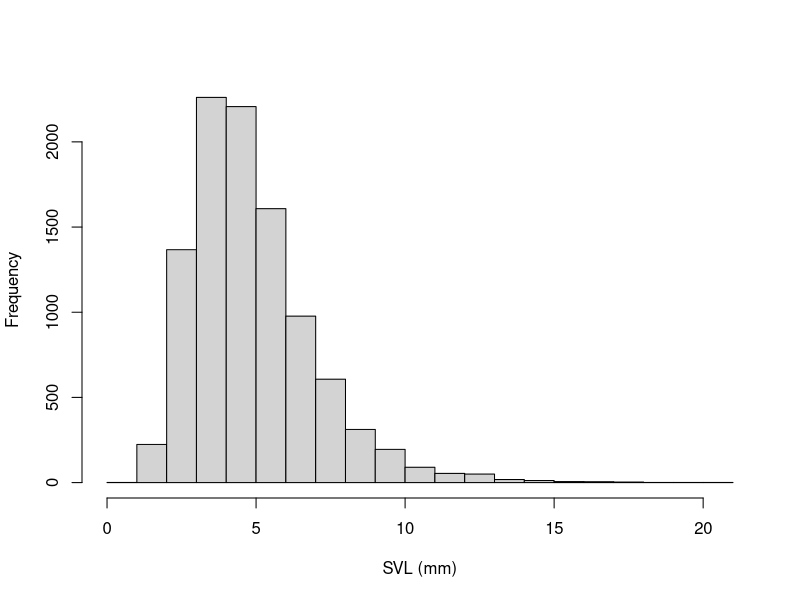
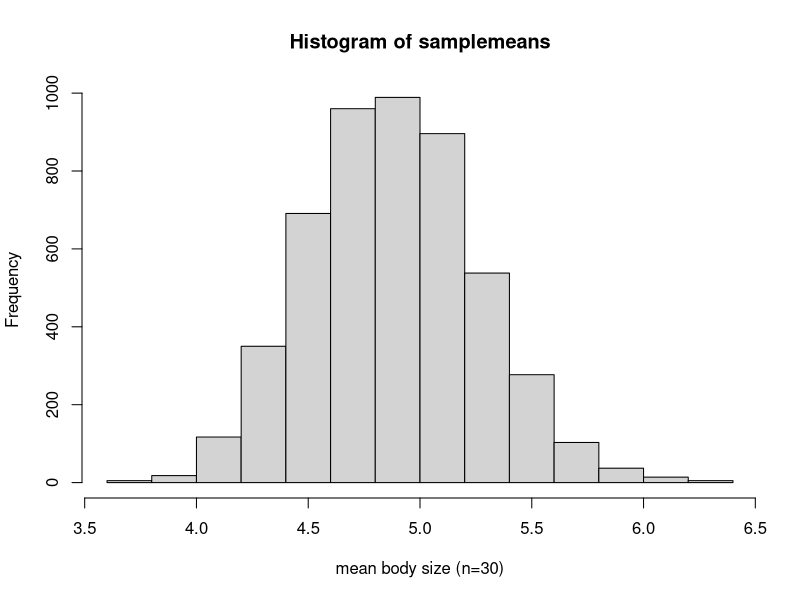
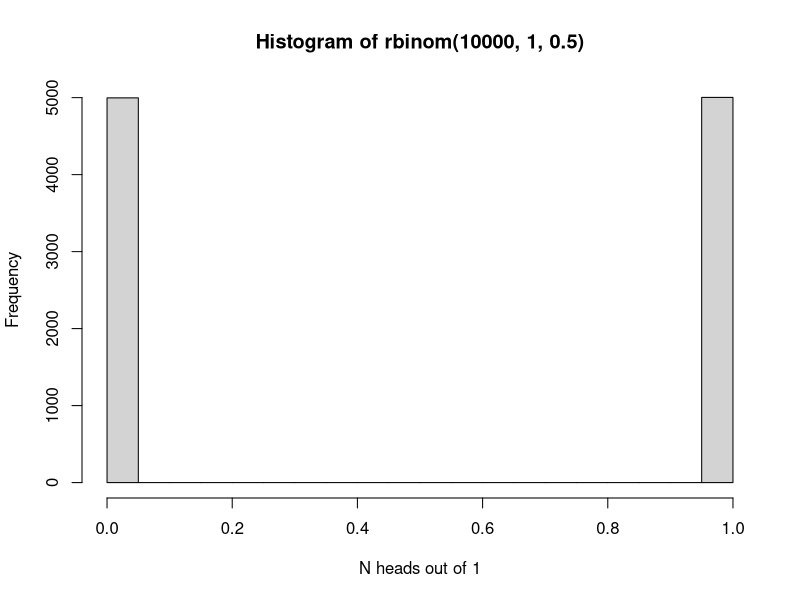
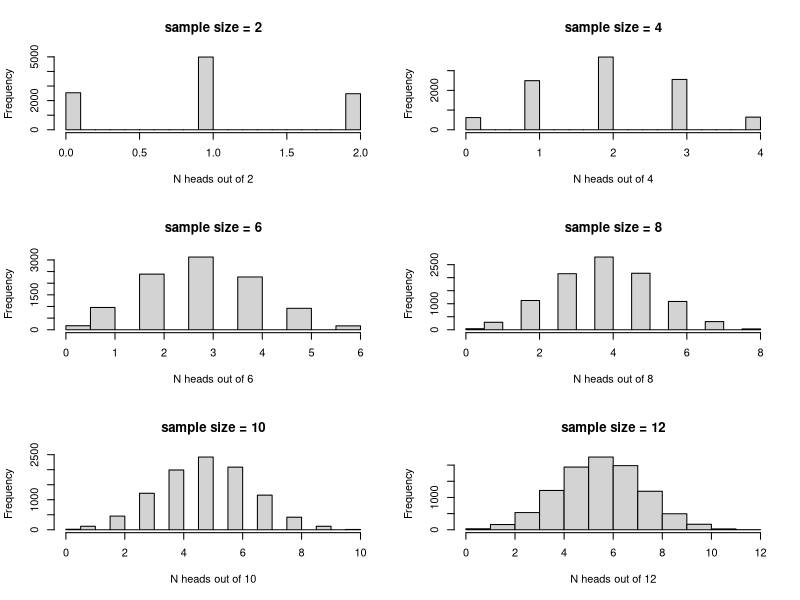
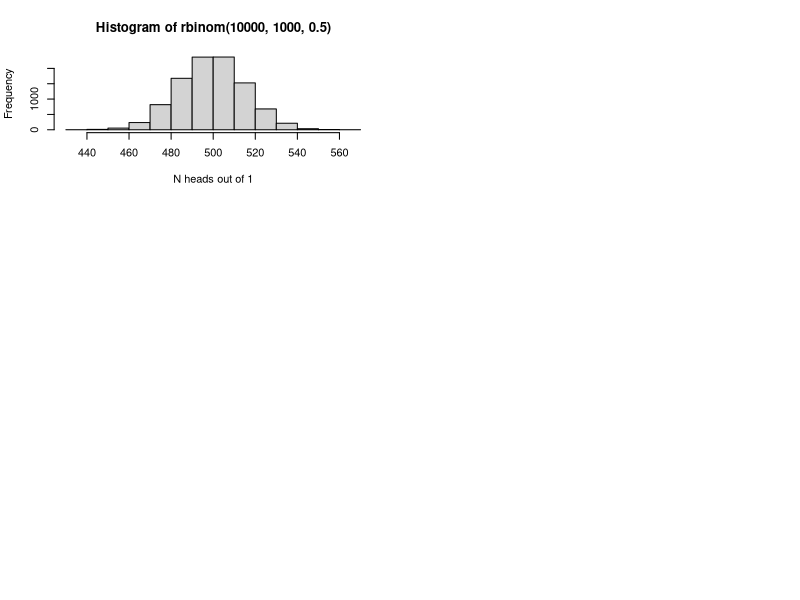
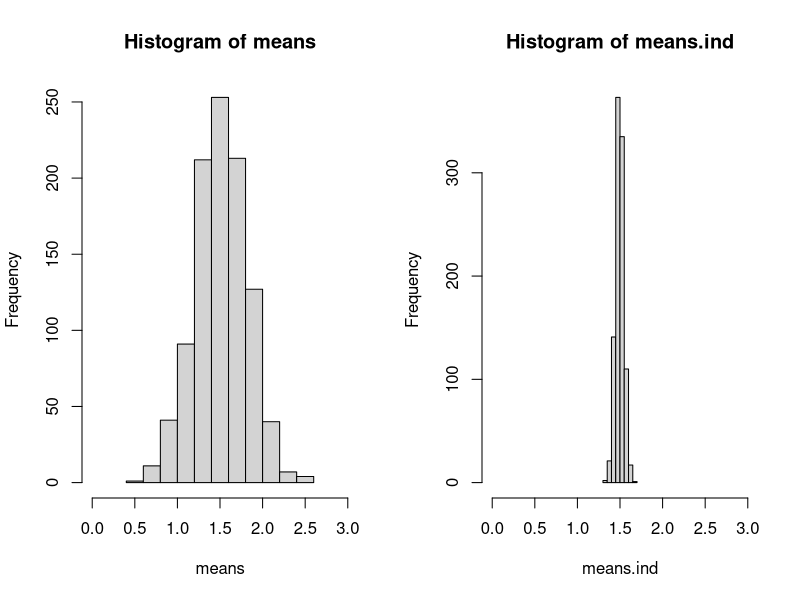
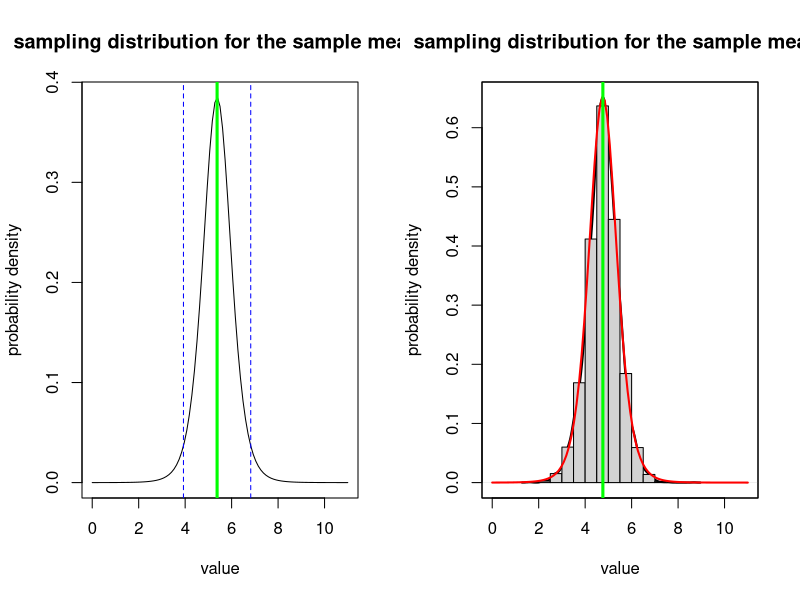
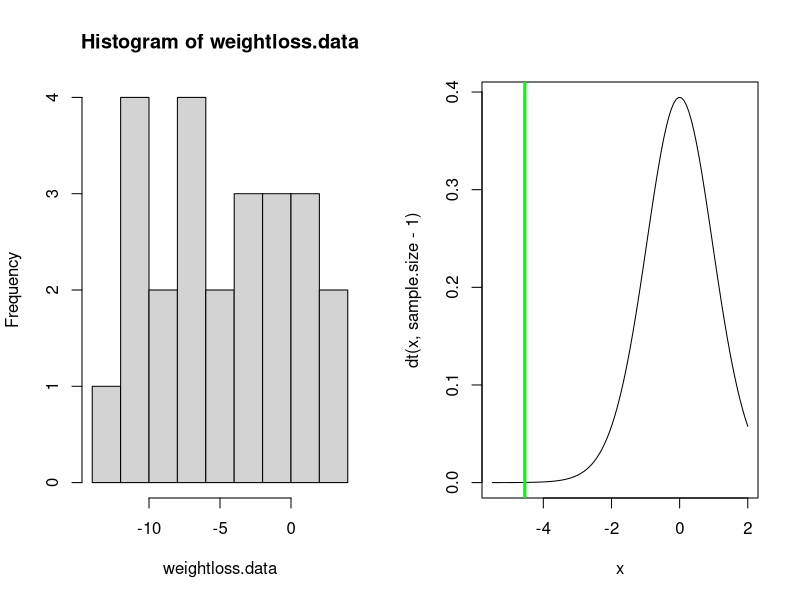

These charts were generated, in order, by the following R code:

############################################################
####                                                    ####  
####  NRES 710, Lecture 1                               ####
####                                                    ####
####  Kevin Shoemaker and Ben Sullivan                  #### 
####  University of Nevada, Reno                        ####
####                                                    #### 
############################################################


############################################################
####  Basic Concepts of Probability and statistics      ####
############################################################



#### ALL FROGS IN CA

allfrogs.bodysize <- rlnorm(10000,1.5,0.4)        # statistical 'population'
hist(allfrogs.bodysize,main="",xlab="SVL (mm)")   # plot out histogram

truemean_SVL <- mean(allfrogs.bodysize)           # the 'parameter'
truemean_SVL 


mysample <- sample(allfrogs.bodysize,10)    # take sample of size 10 (10 frogs measured)
mean(mysample)   # compute the sample mean



mysample <- sample(allfrogs.bodysize,20)    # take sample of size 20 (20 frogs measured)
mean(mysample)   # compute the sample mean



lotsofsamples <- list()

for(s in 1:5000){
  lotsofsamples[[paste0("sample",s)]] <- sample(allfrogs.bodysize,30)    # take sample of size 30 (20 frogs measured)
}

lotsofsamples$sample1
lotsofsamples$sample99
lotsofsamples$sample732


samplemeans <- sapply(lotsofsamples,mean)

hist(samplemeans,xlab="mean body size (n=30)")


hist(rbinom(10000,1,.5),xlab="N heads out of 1")

par(mfrow=c(3,2))
for(i in seq(2,12,2)){
   hist(rbinom(10000,i,.5),main=paste0("sample size = ",i),xlab=sprintf("N heads out of %s",i)) 
}


hist(rbinom(10000,1000,.5),xlab="N heads out of 1")


# pseudoreplication demonstration

meansize.allfrogs <- 1.5    # population mean 
sdsize.allfrogs <- 0.5     # population sd
sdsize.amongpond <- 0.44   # standard deviation among ponds 

nponds <- 5000   # total number of ponds in the population
nfrogs.perpond <- 1000    # 1000 frogs in each pond



pondmeans <- rnorm(nponds,meansize.allfrogs,sdsize.amongpond)
 # hist(pondmeans)
allfrogs <- sapply(pondmeans, function(t) rnorm(nfrogs.perpond,t,sqrt(sdsize.allfrogs^2-sdsize.amongpond^2)) )
rownames(allfrogs) <- paste0("frog",1:(nfrogs.perpond))
colnames(allfrogs) <- paste0("pond",1:nponds)

  # confirm that population mean and standard deviation are as specified
sd(allfrogs)
mean(allfrogs)


nponds.sampled <- 2
nsamp.perpond <- 50 

ponds.sampled <- sample(1:nponds,nponds.sampled)
frogs.sampled <- replicate(nponds.sampled,sample(1:nfrogs.perpond,nsamp.perpond))

thissamp <- sapply(1:nponds.sampled,function(t) allfrogs[frogs.sampled[,t],ponds.sampled[t]])
rownames(thissamp) <- paste0("frog",1:(nsamp.perpond))
colnames(thissamp) <- paste0("pond",1:nponds.sampled)

head(thissamp)


test <- t.test(as.vector(thissamp),mu=1.5,alternative="greater")
test


means <- numeric(1000)
means.ind <- numeric(1000)

ttest <- numeric(1000)
ttest.ind <- numeric(1000)

for(scenario in 1:1000){
  ponds.sampled <- sample(1:nponds,nponds.sampled)
  frogs.sampled <- replicate(nponds.sampled,sample(1:nfrogs.perpond,nsamp.perpond))
  
  thissamp <- sapply(1:nponds.sampled,function(t) allfrogs[frogs.sampled[,t],ponds.sampled[t]])
  thissamp.ind <- matrix(sample(allfrogs,nsamp.perpond*nponds.sampled),ncol=nponds.sampled)
  
  means[scenario] <- mean(thissamp)
  means.ind[scenario] <- mean(thissamp.ind)
  
  test <- t.test(as.vector(thissamp),mu=1.5,alternative="greater")
  test.ind <- t.test(as.vector(thissamp.ind),mu=1.5,alternative="greater")
  
  ttest[scenario] <- test$p.value
  ttest.ind[scenario] <- test.ind$p.value
  
}




layout(matrix(1:2,nrow=1))
hist(means,xlim=c(0,3))
hist(means.ind,xlim=c(0,3))

length(which(ttest<0.05))/1000

length(which(ttest.ind<0.05))/1000


#######
# Sampling distribution: the sample mean

mysample <- c(4.1,3.5,3.7,6.6,8.0,5.4,7.3,4.4)
mysample
n <- length(mysample)    # sample size
sample.mean <- mean(mysample)  # sample mean
sample.stdev <- sd(mysample)   # sample standard deviation (r uses denominator of n-1 by default!)
std.error <- sample.stdev/sqrt(n) 

std.error 


sampdist <- function(x){dt((x-sample.mean)/std.error,n-1)}
curve(sampdist,0,11,ylab="probability density",xlab="value",main="sampling distribution for the sample mean!")
abline(v=sample.mean,col="green",lwd=3)
confint <- c(sample.mean+std.error*qt(0.025,n-1),sample.mean+std.error*qt(0.975,n-1))
abline(v=confint,col="blue",lty=2)


#######
# Sampling distribution: the sample mean #2 (brute force simulation version)

mysample <- c(4.1,1.5,3.7,6.6,8.0,4.5,5.3,4.4)
mysample
n <- length(mysample)    # sample size
sample.mean <- mean(mysample)  # sample mean
sample.stdev <- sd(mysample)   # sample standard deviation (r uses denominator of n-1 by default!)

simulated.samples <- list()
for(s in 1:10000){
  sd1 <- sqrt(sum((sample(mysample,length(mysample)-1,replace = T)-sample.mean)^2)/(length(mysample)-2))  # account for unknown standard deviation
  simulated.samples[[paste0("sample ",s)]] <- rnorm(n,sample.mean,sd1)
}
sampling.distribution <- sapply(simulated.samples,mean)

plot(density(sampling.distribution),xlim=c(0,11),ylab="probability density",xlab="value",main="sampling distribution for the sample mean!",lwd=2)    # plot the brute-force sampling distribution
hist(sampling.distribution,add=T,freq=F)
par(new=T)
curve(sampdist,0,11,xlim=c(0,11),xaxt="n",yaxt="n",xlab="",ylab="",col="red",lwd=2)  # official sampling distribution
abline(v=sample.mean,col="green",lwd=3)




## Paired t-test example:

weightloss.data <- c(-10.4,-11.6,3.9,1.5,-0.3,-3.5 -10.0,-6.7,-6.1,-2.4,-6.0,2.3,0.1,-4.1,-3.2, -11.3,-3.2,-9.3,-7.5,-5.7,-0.1,0.0,-9.8,1.0,-11.9)
hist(weightloss.data,breaks=7)
mean.weightloss <- mean(weightloss.data)
null.weightloss <- 0
stdev.weightloss <- sd(weightloss.data)
sample.size <- length(weightloss.data)
std.error <- stdev.weightloss/sqrt(sample.size)

t.statistic <- (mean.weightloss-null.weightloss)/std.error
t.statistic

curve(dt(x,sample.size-1),-5.5,2)
abline(v=t.statistic,col="green",lwd=3)

t.crit <- qt(0.05,sample.size-1)    # 'critical value' of the t statistic- you can reject the null if your value is more extreme than this!

p=pt(t.statistic,sample.size-1)    # p value
p    # this is the p value


####### Alternative: use R's built in t test

t.test(weightloss.data,alternative = "less")   # should get the same p=value!


### confidence interval for weight loss data

# summary(weightloss.data)
# 
# mean.weightloss    # mean weight loss
# std.error          # standard error of weight loss

curve(dt(x,sample.size),-4,4,xaxt="n",xlab="weight loss",ylab="probability density")
axis(1,at=seq(-4,4,2),labels = round(mean.weightloss+std.error*seq(-4,4,2),1) )
abline(v=0,col="blue",lwd=3)

t.crit <- qt(0.975,sample.size-1)    # for 95% confidence interval

abline(v=-1*t.crit,col="red",lty=2)
abline(v=1*t.crit,col="red",lty=2)

lower.bound <- mean.weightloss - t.crit*std.error
upper.bound <- mean.weightloss + t.crit*std.error

lower.bound

upper.bound


## Chi squared example

birthdays.bymonth <- c(40,23,33,39,28,29,45,31,22,34,44,20)
months <- c("Jan","Feb","Mar","Apr","May","Jun","Jul","Aug","Sep","Oct","Nov","Dec")
names(birthdays.bymonth) <- months

sample.size <- sum(birthdays.bymonth)
k = length(birthdays.bymonth)   # number of categories (months)
exp.birthdays.bymonth <- sample.size*rep(1/k,times=k)

Chisq.stat <- sum((birthdays.bymonth-exp.birthdays.bymonth)^2/exp.birthdays.bymonth)
Chisq.stat


## View the summary statistic along with its sampling distribution under the null hypothesis

curve(dchisq(x,k-1),0,75)
abline(v=Chisq.stat,col="green",lwd=3)

p <- 1-pchisq(Chisq.stat,k-1)
p


### use R's built in chi squared function

chisq.test(birthdays.bymonth)     # should get the same p value!



## Z test  (Ben Sullivan example)

df <- read.csv("GSW_height.csv")
GSWheight <- df$Height
GSWheight
mean.gsw <- mean(GSWheight)
sd.gsw <- sd(GSWheight) 
sd.pop <- 4
mean.pop <- 79
n <- length(GSWheight)
s.e. <- sd.pop/sqrt(n)



null.height <- mean.pop

z.statistic <- (mean.gsw-null.height)/s.e.
z.statistic

curve(dnorm(x),-3,3)    # we assume that the z statistic is normally distributed- standard normal!
abline(v=z.statistic,col="green",lwd=3)

p <- 1-pnorm(z.statistic)    # is the p value enough evidence to tell you that GSW players are taller than the NBA average??
p       

pnorm(z.statistic)


#################
# Discrete probability distributions

mean <- 5
rpois(10,mean)    # note: the random numbers sampled from this distribution have no decimal component

             # plot discrete probabilities of getting particular outcomes!
xvals <- seq(0,15,1)
probs <- dpois(xvals,lambda=mean)
names(probs) <- xvals
               
barplot(probs,ylab="Probability Mass",main="Poisson distribution (discrete)")

barplot(cumsum(probs),ylab="Cumulative Probability",main="Poisson distribution (discrete)")   # cumulative distribution

sum(probs)   # just to make sure it sums to 1!  Does it???


#########
# continuous distributions

shape1 = 0.5
shape2 = 0.5

rbeta(10,shape1,shape2)   # generate 10 random numbers from a continuous distribution

curve(dbeta(x,shape1,shape2),ylab="probability density",xlab="possibilities")   # probability density function (PDF)

curve(pbeta(x,shape1,shape2),ylab="cumulative probability",xlab="possibilities")   # cumulative distribution

integrate(f=dbeta,lower=0,upper=1,shape1=shape1,shape2=shape2)    # just to make sure it integrates to 1!!


# random number generators

rnorm(10)    # generate 10 random numbers from a standard normal distribution
rnorm(5,25,5)  # generate 5 random numbers from a normal distribution with mean=25 and sd=5
rpois(8,18)  # generate 8 random numbers from a poisson distribution with mean=18


## probability density function example 

curve(dt(x,8),-4,4,xlab="possibilities",ylab='relative probability (prob density)')


## probability mass function example 

x <- barplot(sapply(0:10,function(t) dpois(t,2)),xlab="possibilities",ylab='probability')
axis(1,at=x,labels=0:10)


## cumulative density function  

    # for continuous distribution
curve(pt(x,df=8),-4,4,xlab="possibilities",ylab='cumulative probability')

    # for discrete distribution
x <- barplot(sapply(0:10,function(t) ppois(t,2)),xlab="possibilities",ylab='cumulative probability')
axis(1,at=x,labels=0:10)


## quantile function  

    # for continuous distribution
curve(qt(x,df=8),0,1,xlab="cumulative probability",ylab='quantile')

    # for discrete distribution
curve(qpois(x,4),0,1,xlab="cumulative probability",ylab='quantile')


##########
# Binomial

size <- 10
prob <- 0.3
rbinom(10,size,prob)

xvals <- seq(0,size,1)
probs <- dbinom(xvals,size,prob)
names(probs) <- xvals
               
barplot(probs,ylab="Probability",main="Binomial distribution")

barplot(cumsum(probs),ylab="Cumulative Probability",main="Binomial distribution")   # cumulative distribution

sum(probs)   # just to make sure it sums to 1!  Does it???


#########
# Gaussian

mean = 7.1
stdev = 1.9

rnorm(10,mean,stdev)

curve(dnorm(x,mean,stdev),0,15)   # probability density

curve(pnorm(x,mean,stdev),0,15)   # cumulative distribution

integrate(f=dnorm,lower=-Inf,upper=Inf,mean=mean,sd=stdev)    # just to make sure it integrates to 1!!



#########
# t distribution

df = 6

rt(10,df)     # random numbers from the t distribution (not sure why you would ever want this!)

curve(dt(x,df),-4,4)   # probability density

curve(pt(x,df),-4,4)   # cumulative distribution

integrate(f=dt,lower=-Inf,upper=Inf,df=df)    # just to make sure it integrates to 1!!



#########
# Chi-squared distribution

df = 6

rchisq(10,df)     # random numbers from the t distribution (not sure why you would ever want this!)

curve(dchisq(x,df),0,15)   # probability density

curve(pchisq(x,df),0,15)   # cumulative distribution

integrate(f=dchisq,lower=0,upper=Inf,df=df)    # just to make sure it integrates to 1!!


